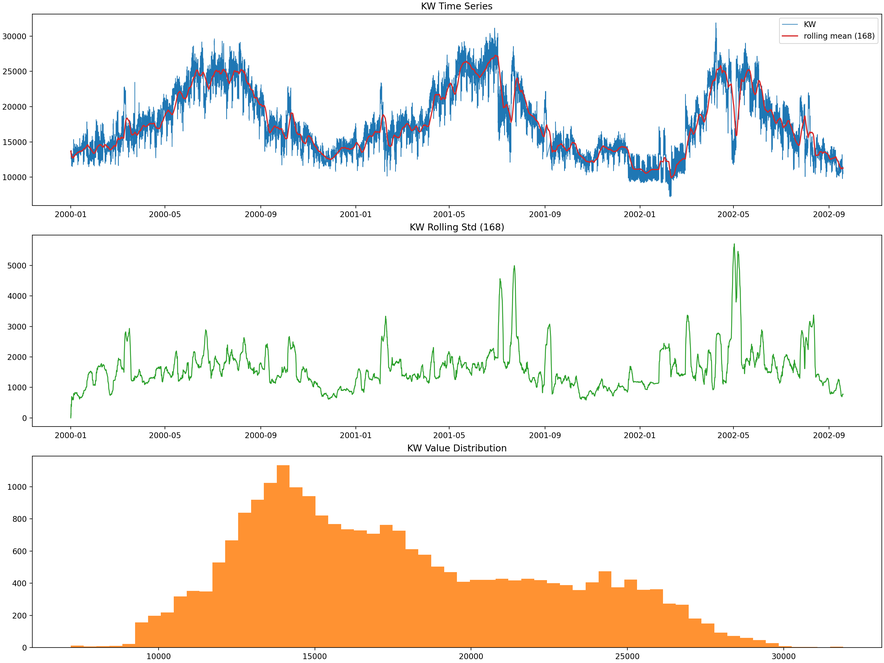
#> input picture time_domain_overview.png, 884 x 663 px, shrunk from 3200 x 2400 before the run
$ python compose_evidence_figures_300dpi.py
#> lines starting #> are read from the running program, lines starting #| are printed output that depends on the picture; after the words box and inside, x2 and y2 are one past the last pixel; in counts of white or black regions, pixels touching at a corner belong together
from pathlib import Path

import matplotlib

matplotlib.use("Agg")
import matplotlib.image as mpimg
import matplotlib.pyplot as plt
import numpy as np


ROOT = Path(__file__).resolve().parent
SAVE_DIR = ROOT / "paper_figures_300dpi" / "evidence_figures_300dpi"
DPI = 300


def load_and_crop_image(img_path: Path, white_threshold: float = 0.985, pad: int = 12):
#> called with white_threshold = 0.985, pad = 12
    img = mpimg.imread(img_path)
#> img is the input picture: shape (663, 884, 4) float32; mean R, G, B, A 0.953, 0.928, 0.901, 1
    if img.dtype.kind in {"u", "i"}:
        img = img.astype(np.float32) / 255.0

    if img.ndim == 2:
        mask = img < white_threshold
    else:
        rgb = img[..., :3]
        mask = np.any(rgb < white_threshold, axis=-1)
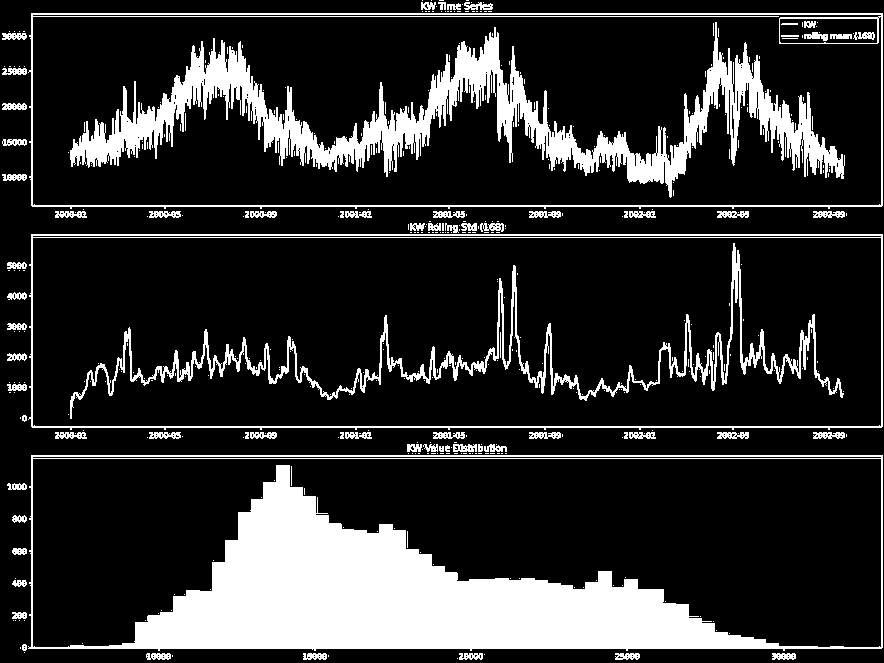
#> mask: shape (663, 884) bool; 19% white; 469 white regions (394 under 20 px), largest, box (x1, y1, x2, y2) and area: (28, 455, 883, 651) 54617, (70, 22, 845, 198) 28980, (70, 243, 844, 419) 9079

    coords = np.argwhere(mask)
#> coords = 111182 pairs, first value 0 to 659, second value 2 to 882
    if coords.size == 0:
        return img

    y0, x0 = coords.min(axis=0)
#> y0 = 0; x0 = 2
    y1, x1 = coords.max(axis=0)
#> y1 = 659; x1 = 882
    y0 = max(0, y0 - pad)
    x0 = max(0, x0 - pad)
#> x0 = 0
    y1 = min(img.shape[0] - 1, y1 + pad)
#> y1 = 662
    x1 = min(img.shape[1] - 1, x1 + pad)
#> x1 = 883
    return img[y0 : y1 + 1, x0 : x1 + 1]


def add_panel_label(ax: plt.Axes, label: str) -> None:
    ax.text(
        0.02,
        0.98,
        label,
        transform=ax.transAxes,
        fontsize=10.5,
        fontweight="bold",
        va="top",
        ha="left",
        color="#111111",
        bbox={"facecolor": "white", "edgecolor": "#d1d5db", "alpha": 0.92, "pad": 2.0},
    )


def save_figure(fig: plt.Figure, filename: str) -> Path:
    SAVE_DIR.mkdir(parents=True, exist_ok=True)
    out_path = SAVE_DIR / filename
    fig.savefig(out_path, dpi=DPI, bbox_inches="tight", facecolor="white")
    plt.close(fig)
    return out_path


def compose_temporal_evidence() -> Path:
    fig, axes = plt.subplots(2, 2, figsize=(12.6, 8.8), facecolor="white")
    panels = [
        ("A", ROOT / "time_domain_overview.png", "Time Series Overview"),
        ("B", ROOT / "time_domain_stl.png", "STL Decomposition"),
        ("C", ROOT / "time_domain_acf_pacf.png", "ACF and PACF"),
        ("D", ROOT / "time_domain_group_means.png", "Grouped Mean Profiles"),
    ]

    for ax, (label, img_path, title) in zip(axes.flat, panels):
        img = load_and_crop_image(img_path)
        ax.imshow(img)
        ax.set_title(title, pad=6, fontsize=12, fontweight="semibold")
        ax.set_xticks([])
        ax.set_yticks([])
        for spine in ax.spines.values():
            spine.set_visible(False)
        add_panel_label(ax, label)
#> pass 2 of the loop in compose_temporal_evidence, `for ax, (label, img_path, title) in zip(axes.flat, panels):`:
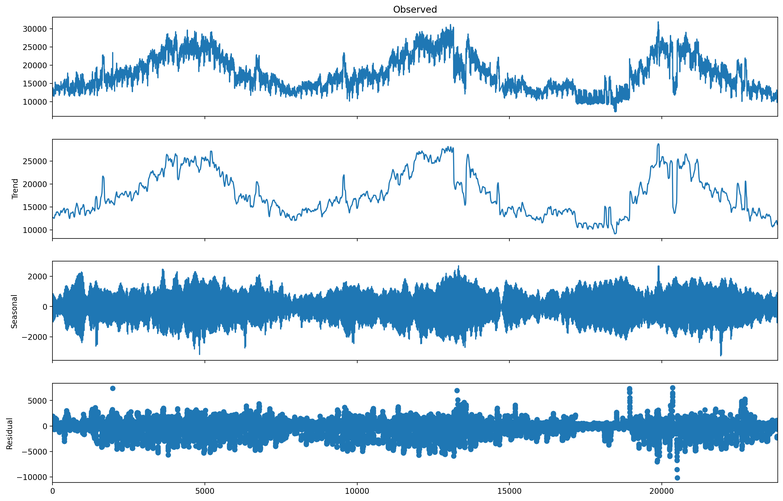
#> input picture time_domain_stl.png, 783 x 501 px, shrunk from 2836 x 1813 before the run
#> in load_and_crop_image, img is the input picture: shape (501, 783, 4) float32; mean R, G, B, A 0.829, 0.89, 0.933, 1
#> rgb: shape (501, 783, 3) float32
#> in load_and_crop_image (call 2), `mask = np.any(rgb < white_threshold, axis=-1)`:
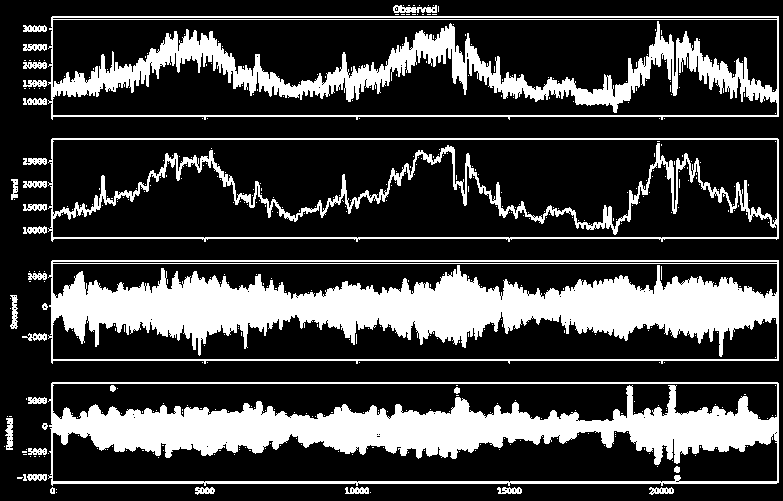
#> mask: shape (501, 783) bool; 25.5% white; 476 white regions (443 under 20 px), largest, box (x1, y1, x2, y2) and area: (48, 260, 779, 364) 36851, (48, 382, 779, 486) 29850, (48, 16, 779, 120) 19797
#> coords = 99850 pairs, first value 5 to 494, second value 4 to 778
#> in load_and_crop_image (call 2), `y0, x0 = coords.min(axis=0)`: y0 = 5; x0 = 4
#> in load_and_crop_image (call 2), `y1, x1 = coords.max(axis=0)`: y1 = 494; x1 = 778
#> in load_and_crop_image (call 2), `y0 = max(0, y0 - pad)`: y0 = 0
#> in load_and_crop_image (call 2), `y1 = min(img.shape[0] - 1, y1 + pad)`: y1 = 500
#> in load_and_crop_image (call 2), `x1 = min(img.shape[1] - 1, x1 + pad)`: x1 = 782
#> pass 3 of the loop in compose_temporal_evidence, `for ax, (label, img_path, title) in zip(axes.flat, panels):`:
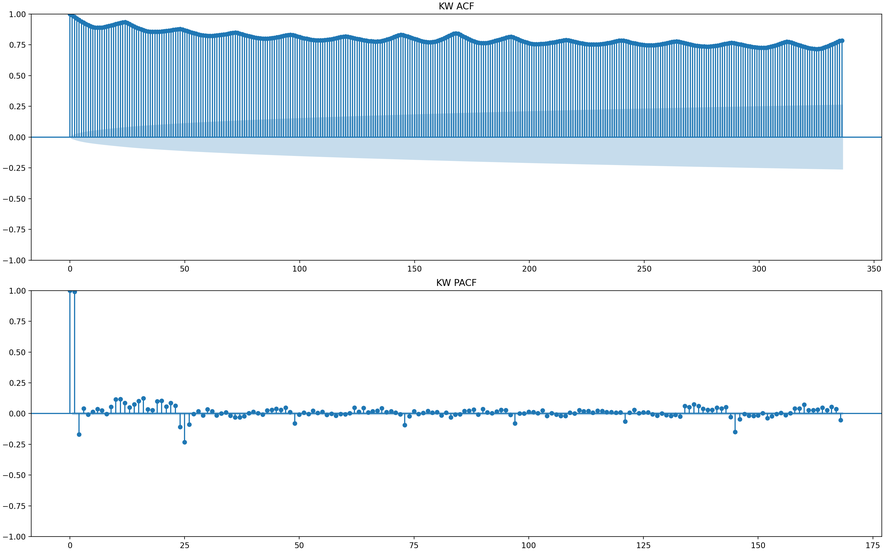
#> input picture time_domain_acf_pacf.png, 884 x 552 px, shrunk from 3200 x 2000 before the run
#> in load_and_crop_image, img is the input picture: shape (552, 884, 4) float32; mean R, G, B, A 0.897, 0.934, 0.959, 1
#> rgb: shape (552, 884, 3) float32
#> in load_and_crop_image (call 3), `mask = np.any(rgb < white_threshold, axis=-1)`:
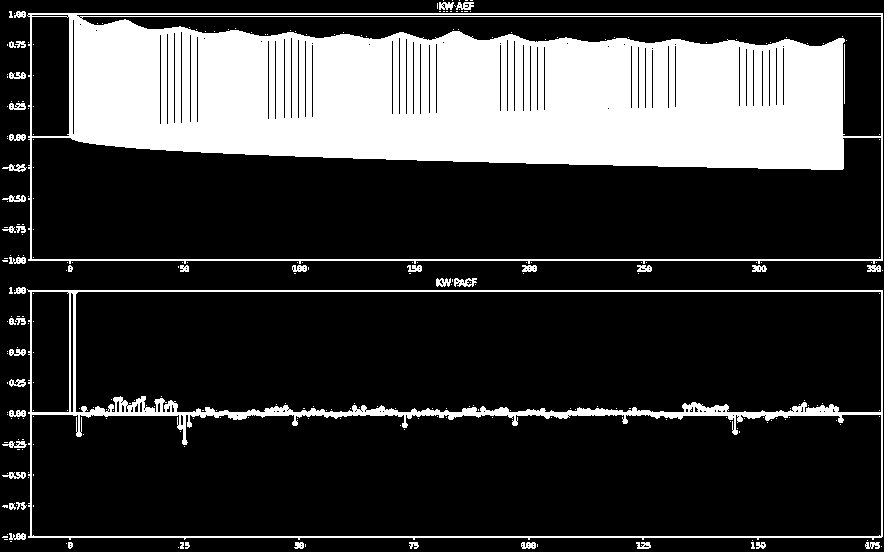
#> mask: shape (552, 884) bool; 23.3% white; 284 white regions (236 under 20 px), largest, box (x1, y1, x2, y2) and area: (27, 13, 883, 264) 98653, (27, 289, 883, 540) 11420, (454, 278, 477, 287) 128
#> coords = 113504 pairs, first value 0 to 548, second value 2 to 882
#> in load_and_crop_image (call 3), `y0, x0 = coords.min(axis=0)`: x0 = 2
#> in load_and_crop_image (call 3), `y1, x1 = coords.max(axis=0)`: y1 = 548; x1 = 882
#> in load_and_crop_image (call 3), `x0 = max(0, x0 - pad)`: x0 = 0
#> in load_and_crop_image (call 3), `y1 = min(img.shape[0] - 1, y1 + pad)`: y1 = 551
#> in load_and_crop_image (call 3), `x1 = min(img.shape[1] - 1, x1 + pad)`: x1 = 883
#> the loop made 4 passes; the first 3 are shown

    fig.suptitle("Temporal Evidence of Multi-Energy Load Series", y=0.965, fontsize=15, fontweight="semibold")
    fig.subplots_adjust(left=0.025, right=0.975, bottom=0.04, top=0.91, wspace=0.05, hspace=0.12)
    return save_figure(fig, "temporal_evidence_300dpi.png")
#> in save_figure, `fig.savefig(out_path, dpi=DPI, bbox_inches="tight", facecolor="white")`:
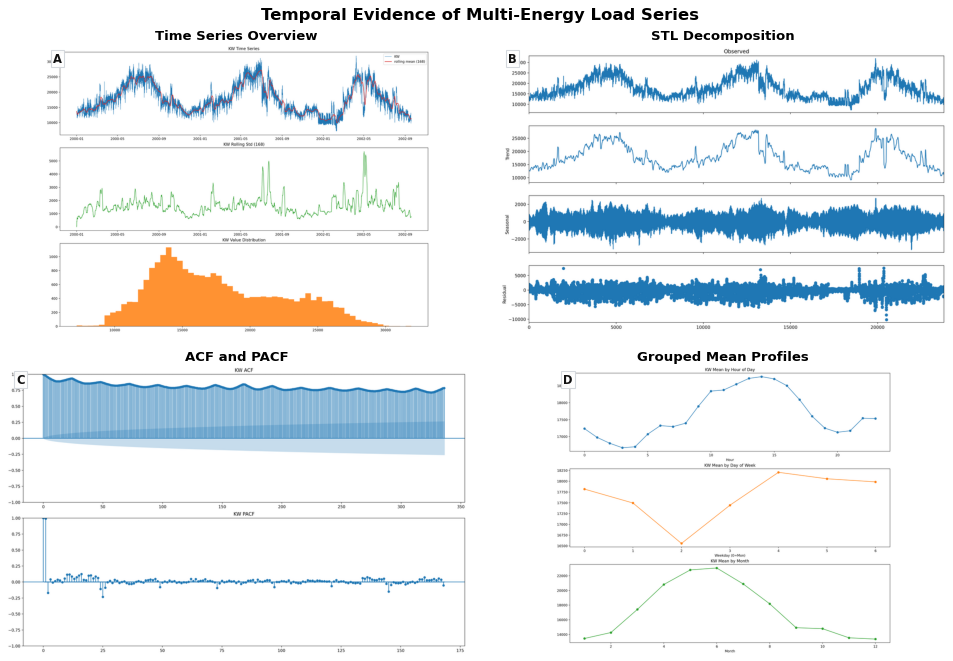
#> figure drawn by matplotlib, 4 panels


def compose_frequency_evidence() -> Path:
    fig, axes = plt.subplots(1, 2, figsize=(12.8, 5.4), facecolor="white")
    panels = [
        ("A", ROOT / "frequency_domain_periodogram.png", "Periodogram"),
        ("B", ROOT / "frequency_domain_spectrogram.png", "Spectrogram"),
    ]

    for ax, (label, img_path, title) in zip(axes.flat, panels):
        img = load_and_crop_image(img_path)
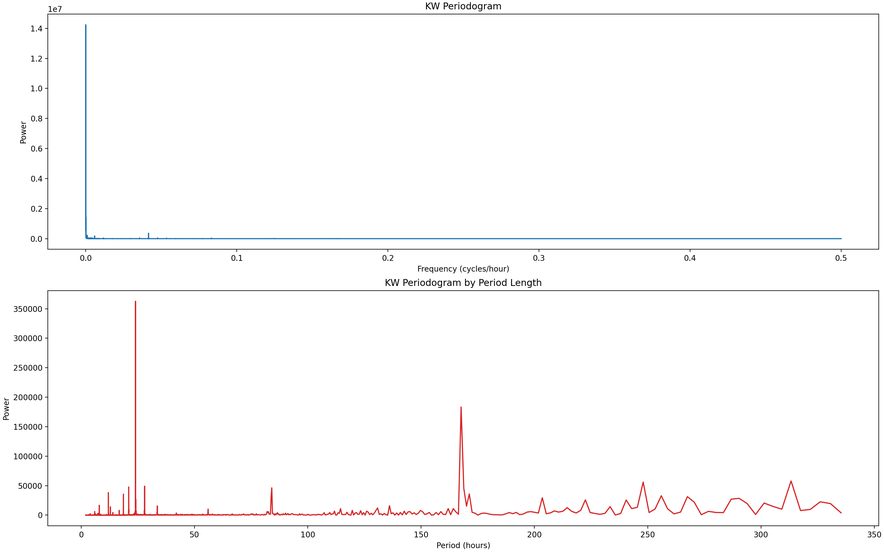
#> input picture frequency_domain_periodogram.png, 884 x 552 px, shrunk from 3200 x 2000 before the run
#> in load_and_crop_image, img is the input picture: shape (552, 884, 4) float32; mean R, G, B, A 0.987, 0.985, 0.985, 1
#> in load_and_crop_image (call 5), `mask = np.any(rgb < white_threshold, axis=-1)`:
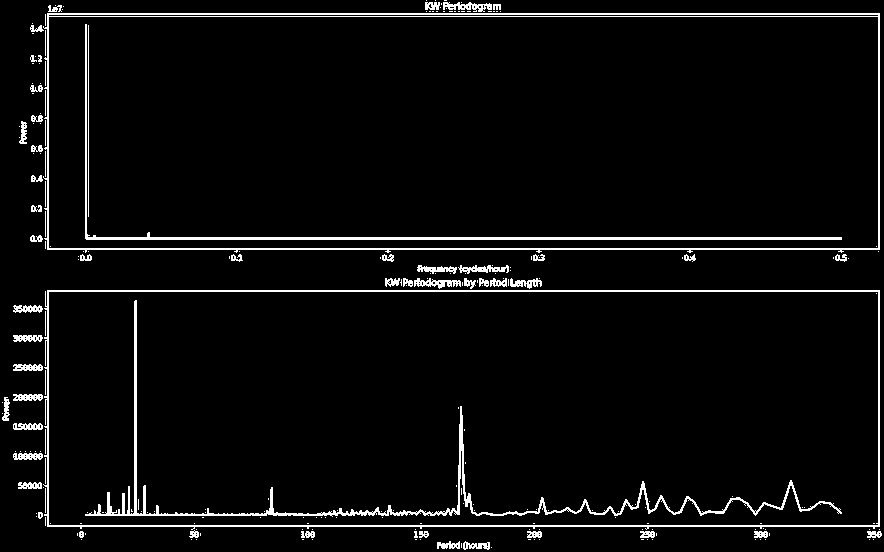
#> mask: shape (552, 884) bool; 4.5% white in thin lines or dots
#> in load_and_crop_image (call 5), `coords = np.argwhere(mask)`: coords = 21910 pairs, first value 0 to 549, second value 2 to 881
#> in load_and_crop_image (call 5), `y0, x0 = coords.min(axis=0)`: x0 = 2
#> in load_and_crop_image (call 5), `y1, x1 = coords.max(axis=0)`: y1 = 549; x1 = 881
#> in load_and_crop_image (call 5), `x0 = max(0, x0 - pad)`: x0 = 0
#> in load_and_crop_image (call 5), `y1 = min(img.shape[0] - 1, y1 + pad)`: y1 = 551
#> in load_and_crop_image (call 5), `x1 = min(img.shape[1] - 1, x1 + pad)`: x1 = 883
        ax.imshow(img)
        ax.set_title(title, pad=6, fontsize=12, fontweight="semibold")
        ax.set_xticks([])
        ax.set_yticks([])
        for spine in ax.spines.values():
            spine.set_visible(False)
        add_panel_label(ax, label)
#> pass 2 of the loop in compose_frequency_evidence, `for ax, (label, img_path, title) in zip(axes.flat, panels):`:

    fig.suptitle("Frequency-Domain Evidence of Periodic Structure", y=0.955, fontsize=15, fontweight="semibold")
    fig.subplots_adjust(left=0.025, right=0.975, bottom=0.06, top=0.87, wspace=0.045)
    return save_figure(fig, "frequency_evidence_300dpi.png")


# [45 lines left out: functions compose_nonlinear_evidence, compose_triptych_summary, not called in this run]


def main() -> None:
    plt.rcParams["font.family"] = "DejaVu Sans"
    plt.rcParams["axes.unicode_minus"] = False

    outputs = [
        compose_temporal_evidence(),
        compose_frequency_evidence(),
        compose_nonlinear_evidence(),
        compose_triptych_summary(),
    ]
    for path in outputs:
        print(path)


if __name__ == "__main__":
#> (the run stopped early here; a loop or call above may not have finished)
